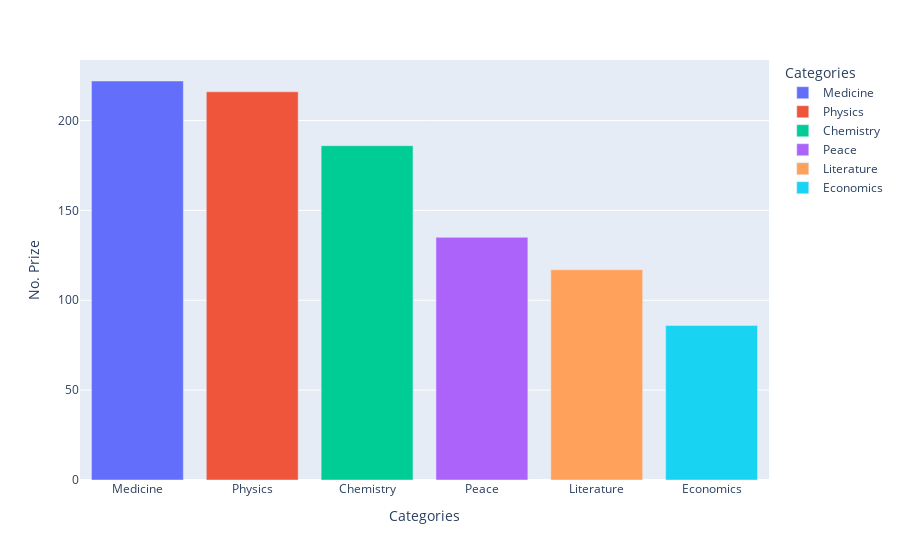

Notebook cell for this chart:
### Markdown cell above
#### Plotly bar chart with the number of prizes awarded by Category

### Code cell
categories = df_data["category"].value_counts()

# Setting Coordinates:
DF = categories
XCOR = categories.index
YCOR = categories.values

# Setting Labels:
TITLE = "Nobels Per Category"
XLABEL = "Categories"
YLABEL = "No. Prize"

bar = px.bar(
    data_frame=DF,
    x=XCOR,
    y=YCOR,
    color=XCOR,
)

bar.update_layout(
    xaxis_title=XLABEL,
    yaxis_title=YLABEL,
    legend_title_text="Categories",
)

bar.show()

### Figure 1 — Plotly figure (JSON) as saved in the notebook; plotly's stock layout.template omitted (floating-point values rounded to 4 significant figures)
{"data": [{"alignmentgroup": "True", "hovertemplate": "category=%{x}<br>y=%{y}<extra></extra>", "legendgroup": "Medicine", "marker": {"color": "#636efa", "pattern": {"shape": ""}}, "name": "Medicine", "offsetgroup": "Medicine", "orientation": "v", "showlegend": true, "textposition": "auto", "type": "bar", "x": ["Medicine"], "xaxis": "x", "y": [222], "yaxis": "y"}, {"alignmentgroup": "True", "hovertemplate": "category=%{x}<br>y=%{y}<extra></extra>", "legendgroup": "Physics", "marker": {"color": "#EF553B", "pattern": {"shape": ""}}, "name": "Physics", "offsetgroup": "Physics", "orientation": "v", "showlegend": true, "textposition": "auto", "type": "bar", "x": ["Physics"], "xaxis": "x", "y": [216], "yaxis": "y"}, {"alignmentgroup": "True", "hovertemplate": "category=%{x}<br>y=%{y}<extra></extra>", "legendgroup": "Chemistry", "marker": {"color": "#00cc96", "pattern": {"shape": ""}}, "name": "Chemistry", "offsetgroup": "Chemistry", "orientation": "v", "showlegend": true, "textposition": "auto", "type": "bar", "x": ["Chemistry"], "xaxis": "x", "y": [186], "yaxis": "y"}, {"alignmentgroup": "True", "hovertemplate": "category=%{x}<br>y=%{y}<extra></extra>", "legendgroup": "Peace", "marker": {"color": "#ab63fa", "pattern": {"shape": ""}}, "name": "Peace", "offsetgroup": "Peace", "orientation": "v", "showlegend": true, "textposition": "auto", "type": "bar", "x": ["Peace"], "xaxis": "x", "y": [135], "yaxis": "y"}, {"alignmentgroup": "True", "hovertemplate": "category=%{x}<br>y=%{y}<extra></extra>", "legendgroup": "Literature", "marker": {"color": "#FFA15A", "pattern": {"shape": ""}}, "name": "Literature", "offsetgroup": "Literature", "orientation": "v", "showlegend": true, "textposition": "auto", "type": "bar", "x": ["Literature"], "xaxis": "x", "y": [117], "yaxis": "y"}, {"alignmentgroup": "True", "hovertemplate": "category=%{x}<br>y=%{y}<extra></extra>", "legendgroup": "Economics", "marker": {"color": "#19d3f3", "pattern": {"shape": ""}}, "name": "Economics", "offsetgroup": "Economics", "orientation": "v", "showlegend": true, "textposition": "auto", "type": "bar", "x": ["Economics"], "xaxis": "x", "y": [86], "yaxis": "y"}], "layout": {"barmode": "relative", "legend": {"title": {"text": "Categories"}, "tracegroupgap": 0}, "margin": {"t": 60}, "xaxis": {"anchor": "y", "categoryarray": ["Medicine", "Physics", "Chemistry", "Peace", "Literature", "Economics"], "categoryorder": "array", "domain": [0, 1], "title": {"text": "Categories"}}, "yaxis": {"anchor": "x", "domain": [0, 1], "title": {"text": "No. Prize"}}}}
